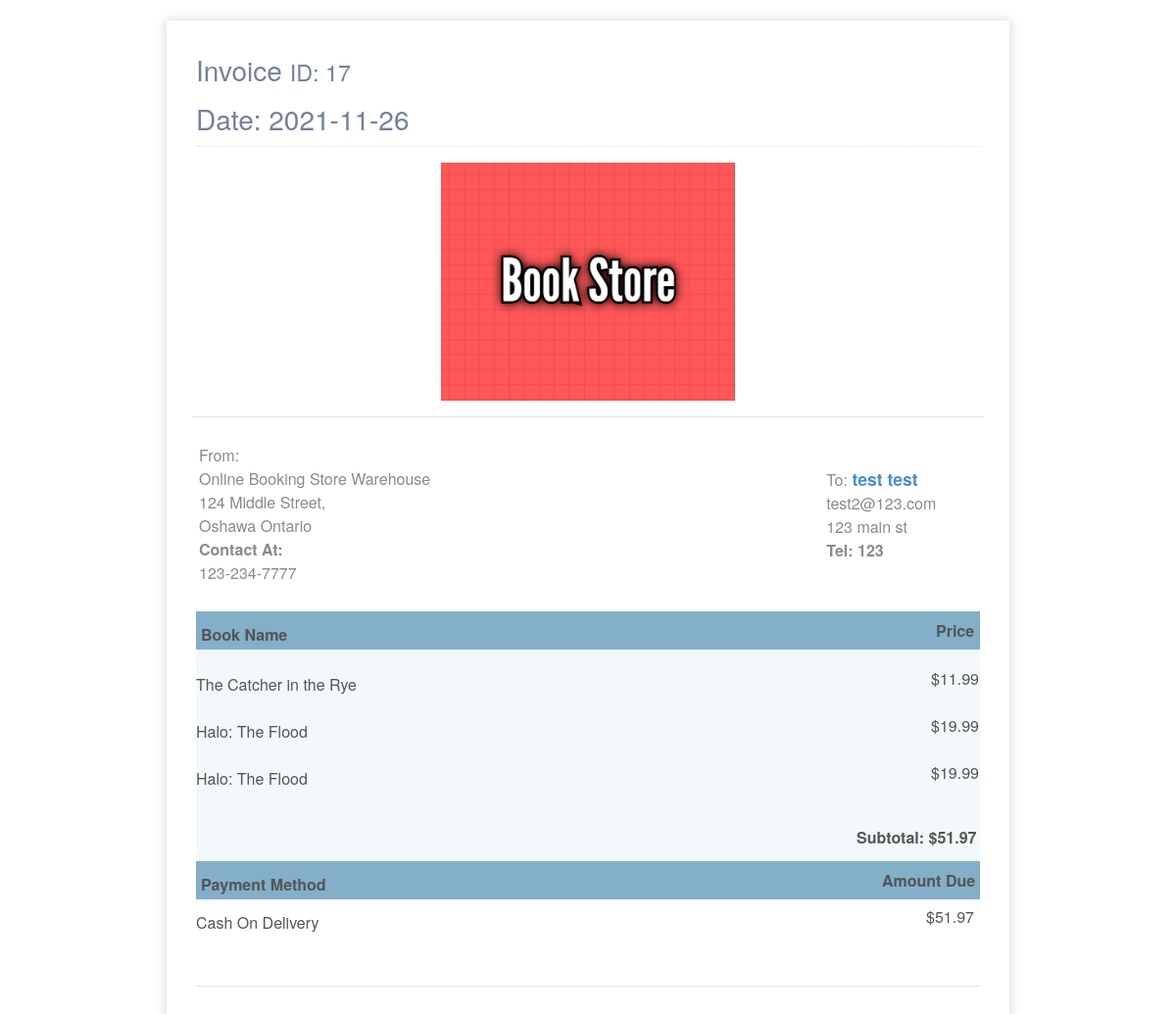
The app's page /receipt/17 with its own data.
### website/models.py (models this page shows, shortened)
class Order(db.Model, UserMixin):
    id = db.Column(db.Integer, primary_key=True)
    user_id = db.Column(db.Integer, db.ForeignKey('user.id'), nullable=False)
    amount = db.Column(db.Integer, nullable=False)
    order_date = db.Column(db.DateTime(timezone = True), nullable=False, default=datetime.utcnow)
    orderbook=db.relationship('OrderBook', backref='orderdetail', lazy=True)

class User(db.Model, UserMixin):
    id = db.Column(db.Integer, primary_key = True)
    email = db.Column(db.String(100), unique=True)
    first_name = db.Column(db.String(100))
    last_name = db.Column(db.String(100))
    address = db.Column(db.String(100))
    phone = db.Column(db.String(100))
    password = db.Column(db.String(100))
    order=db.relationship('Order', backref='buyer', lazy=True)
    orderbook=db.relationship('OrderBook', backref='orderby', lazy=True)
    review = db.relationship('Review')

class OrderBook(db.Model, UserMixin):
    id = db.Column(db.Integer, primary_key=True)
    user_id = db.Column(db.Integer, db.ForeignKey('user.id'), nullable=False)
    book_id = db.Column(db.Integer, db.ForeignKey('book.id'), nullable=False)
    order_id= db.Column(db.Integer, db.ForeignKey('order.id'), nullable=False)

class Book(db.Model, UserMixin):
    id = db.Column(db.Integer, primary_key=True)
    title = db.Column(db.String(100), nullable=False)
    author = db.Column(db.String(100), nullable=False)
    publication = db.Column(db.String(100), nullable=False)
    ISBN = db.Column(db.String(100), nullable=False)
    price = db.Column(db.Integer, nullable=False)
    quantity=db.Column(db.Integer, nullable=False)
    image_file = db.Column(db.String(20), nullable=False, default='default.jpg')
    genre_id = db.Column(db.Integer, db.ForeignKey('genre.id'))
    cart=db.relationship('Cart', backref='cartbook', lazy=True)
    orderbook=db.relationship('OrderBook', backref='orderbook', lazy=True)
    review = db.relationship('Review', backref='review', lazy=True)

### website/auth.py (the view)
@auth.route("/receipt/<int:order_id>")
def receipt(order_id):
    order=Order.query.get_or_404(order_id)
    orderbook=OrderBook.query.filter_by(order_id=order_id)
    return render_template('receipt.html',title="testdemp", order = order, orderbook = orderbook, user = current_user)

### website/templates/receipt.html (shortened to what this page needs)
<!DOCTYPE html>
<html>
    <link rel="stylesheet" href="{{ url_for('static', filename='css/receipt.css') }}">
    <link href="https://maxcdn.bootstrapcdn.com/font-awesome/4.7.0/css/font-awesome.min.css" rel="stylesheet" />
    <div class="invoice-box">
    <div class="page-content container">
        <div class="page-header text-blue-d2">
            <h1 class="page-title text-secondary-d1">
                Invoice
                <small class="page-info">
                    ID: {{order.id}}
                </small>
                Date: {{order.order_date.strftime('%Y-%m-%d')}}
            </h1>
        </div>
        <div>
            <div class="row mt-4">
                <div class="col-12 col-lg-10 offset-lg-1">
                    <div class="row">
                        <div class="col-12">
                            <div class="text-center text-150">
                                <span class="text-default-d3">
                                    <img src="/static/images/Bookstorelogo.png" alt="Unable to display image" style="width:100%; max-width:300px; height: auto; display: block;
                                    margin-left: auto;
                                    margin-right: auto;">
                                </span>
                            </div>
                        </div>
                    </div>
                    <hr class="row brc-default-l1 mx-n1 mb-4" />
                    <div class="row">
                        <tr class="information">
                            <td colspan="2">
                                <table>
                                    <tr>
                                        <td>
                                            <div class="col-sm-6">
                                                <div>
                                                    <span class="text-sm text-grey-m2 align-middle">From:</span>
                                                </div>
                                                <div class="text-grey-m2">
                                                    <div class="my-1">
                                                        Online Booking Store Warehouse
                                                    </div>
                                                    <div class="my-1">
                                                        124 Middle Street, <br>
                                                         Oshawa Ontario
                                                    </div>
                                                    <div class="my-1"><b class="text-600">Contact At:</b> </div>
                                                    <div>123-234-7777</div>
                                                </div>
                                            </div>
                                        </td>
                                        <td>
                                            <div class="col-sm-6" style="margin-left: 400px;">
                                                <div>
                                                    <span class="text-sm text-grey-m2 align-middle">To:  </span>
                                                    <span class="text-600 text-110 text-blue align-middle">{{order.buyer.first_name}} {{order.buyer.last_name}}</span>
                                                </div>
                                                <div class="text-grey-m2">
                                                    <div class="my-1">
                                                        {{order.buyer.email}}
                                                    </div>
                                                    <div class="my-1">
                                                        {{order.buyer.address}}
                                                    </div>
                                                    <div class="my-1"><b class="text-600"> Tel: {{order.buyer.phone}} </b> </div>
                                                </div>
                                            </div>
                                        </td>
                                    </tr>
                                </table>
                            </td>
                        </tr>
                    </div>
                    <div class="mt-4">
                        <div class="row text-600 text-white bgc-default-tp1 py-25" style="height: 15px;">
                            <div class="d-none d-sm-block col-1" style="position: relative; top: 0px; margin-left: 5px">Book Name</div>
                                <div class="d-none d-sm-block col-1" style="margin-left: 755px; position: relative; top: -28px;">Price</div>
                        </div>
                        <div class="row mb-2 mb-sm-0 py-25 bgc-default-l4">
                            <div class="row mb-2 mb-sm-0 py-25">
                                <div class="d-none d-sm-block col-1">
                                    {% for b in orderbook %}
                                    <tr class="item">
                                        <td>
                                            {{ b.orderbook.title }}
                                        </td>
                                    <div style="position: relative; margin-left: 750px; top: -30px;">
                                        <td>
                                ${{ b.orderbook.price }}
                            </td>
                        </div>
                        </tr>
                        {% endfor %}
                                </div>
                            </div>
                            <div class="Subtotal">
                                    <td>
                                       Subtotal: ${{ order.amount }}
                                    </td>
                            </div>
                        </div>
                        <div class="row mt-3">
                            <div class="row text-600 text-white bgc-default-tp1 py-25" style="height: 15px;">
                                <div class="d-none d-sm-block col-1" style="position: relative; top: 0px; margin-left: 5px">Payment Method</div>
                                    <div class="d-none d-sm-block col-1" style="margin-left: 700px; position: relative; top: -28px;">Amount Due</div>
                            </div>
                            <div class="row mb-2 mb-sm-0 py-25">
                                <div class="d-none d-sm-block col-1">Cash On Delivery</div>
                                <div class="col-9 col-sm-5" style="position: relative; margin-left: 745px; top: -30px;"> ${{ order.amount }}</div>
                            </div>
                        </div>
                        <hr />
                    </div>
                </div>
            </div>
        </div>
    </div>
</div>
</html>

### website/static/css/receipt.css (style rules this page uses)
.invoice-box { max-width: 800px; margin: auto; padding: 30px; border: 1px solid #eee; box-shadow: 0 0 10px rgba(0, 0, 0, .15); font-size: 16px; line-height: 24px; font-family: 'Helvetica Neue', 'Helvetica', Helvetica, Arial, sans-serif; color: #555; }
.text-secondary-d1 { color: #728299!important; }
.page-header { margin: 0 0 1rem; padding-bottom: 1rem; padding-top: .5rem; border-bottom: 1px dotted #e2e2e2; display: -ms-flexbox; display: flex; -ms-flex-pack: justify; justify-content: space-between; -ms-flex-align: center; align-items: center; }
.page-title { padding: 0; margin: 0; font-size: 1.75rem; font-weight: 300; }
.brc-default-l1 { border-color: #dce9f0!important; }
.ml-n1, .mx-n1 { margin-left: -.25rem!important; }
.mr-n1, .mx-n1 { margin-right: -.25rem!important; }
.mb-4, .my-4 { margin-bottom: 1.5rem!important; }
hr { margin-top: 1rem; margin-bottom: 1rem; border: 0; border-top: 1px solid rgba(0,0,0,.1); }
.text-grey-m2 { color: #888a8d!important; }
.font-bolder, .text-600 { font-weight: 600!important; }
.text-110 { font-size: 110%!important; }
.text-blue { color: #478fcc!important; }
.pb-25, .py-25 { padding-bottom: .75rem!important; }
.pt-25, .py-25 { padding-top: .75rem!important; }
.bgc-default-tp1 { background-color: rgba(121,169,197,.92)!important; }
.bgc-default-l4, .bgc-h-default-l4:hover { background-color: #f3f8fa!important; }
.text-150 { font-size: 150%!important; }
.Subtotal { font-weight: bold; margin-left: 674px; }

### records on screen
Order: id "17", order_date "2021-11-26", amount "51.97"
User: buyer.first_name "test", buyer.last_name "test", buyer.email "test2@123.com", buyer.address "123 main st", buyer.phone "123"
OrderBook: orderbook "The Catcher in the Rye", orderbook.price "11.99"
OrderBook: orderbook "Halo: The Flood", orderbook.price "19.99"
OrderBook: orderbook "Halo: The Flood", orderbook.price "19.99"
